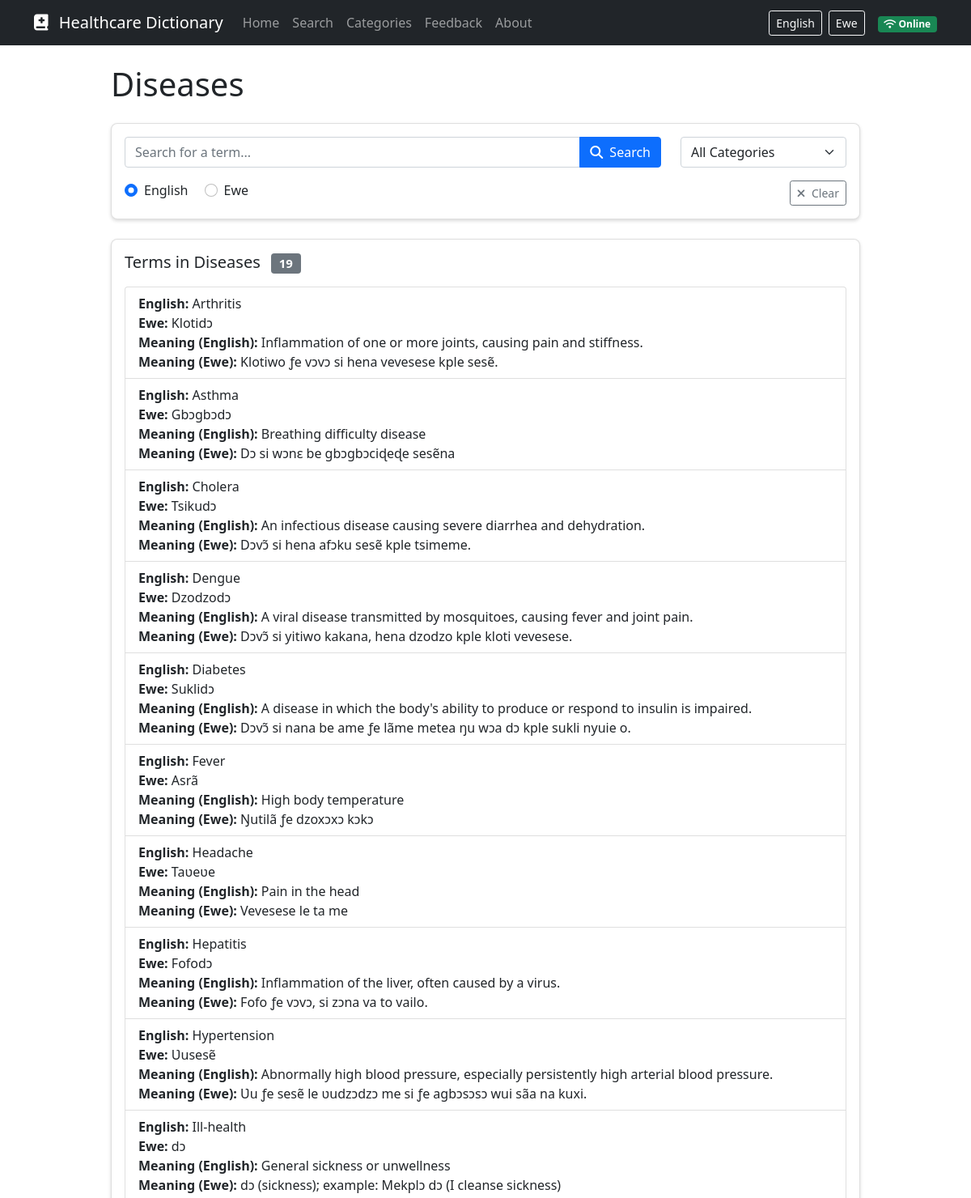
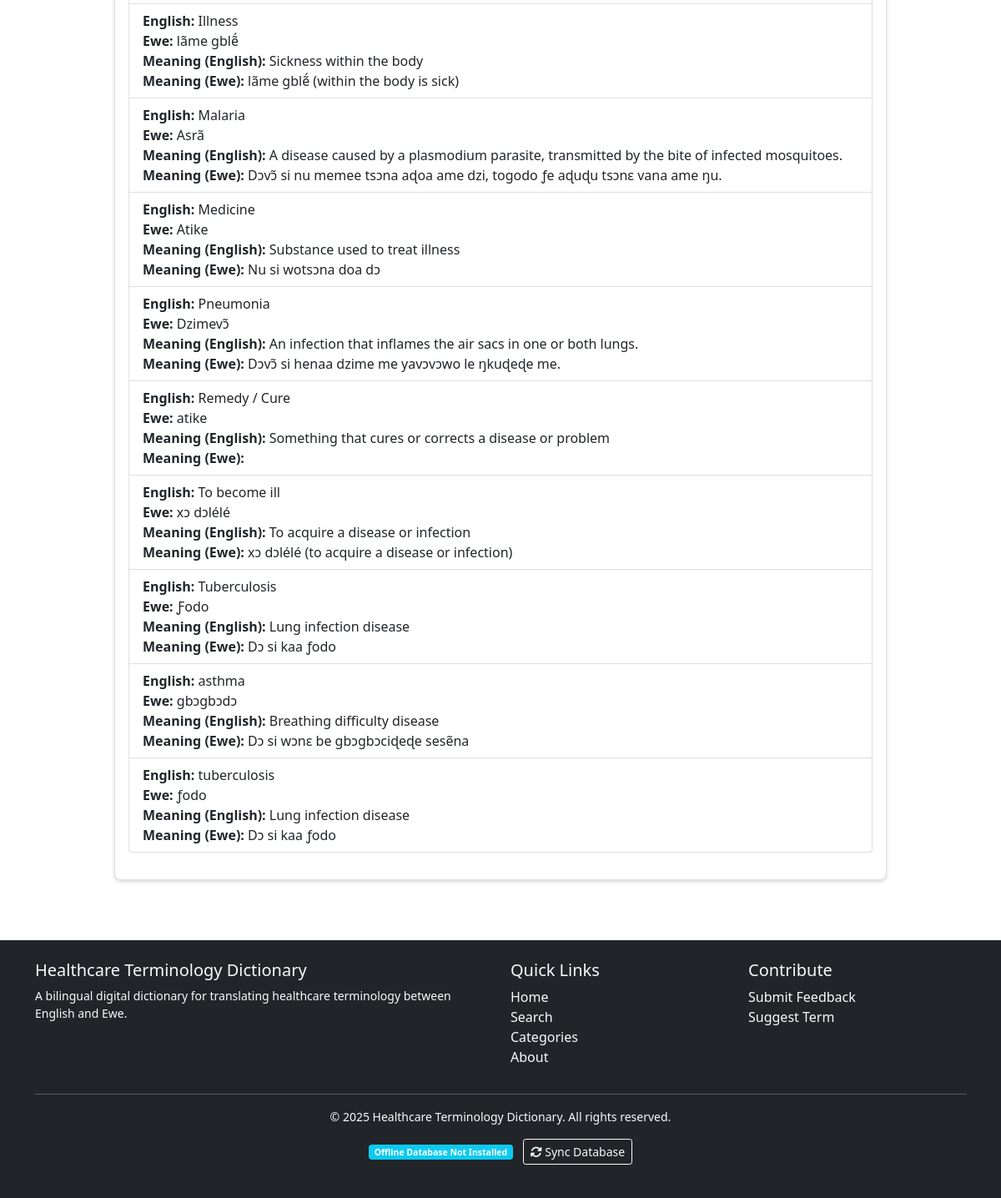
Page /category/2 on the committed database (2 pictures, top to bottom).
### models.py (models this page shows, shortened)
class Category(db.Model):
    id = db.Column(db.Integer, primary_key=True)
    name_en = db.Column(db.String(100), nullable=False)
    name_ewe = db.Column(db.String(100), nullable=False)
    description_en = db.Column(db.Text)
    description_ewe = db.Column(db.Text)
    terms = db.relationship('Term', backref='category', lazy=True)

class Term(db.Model):
    id = db.Column(db.Integer, primary_key=True)
    term_en = db.Column(db.String(200), nullable=False, index=True)
    term_ewe = db.Column(db.String(200), nullable=False, index=True)
    definition_en = db.Column(db.Text, nullable=False)
    definition_ewe = db.Column(db.Text, nullable=False)
    example_en = db.Column(db.Text)
    example_ewe = db.Column(db.Text)
    pronunciation = db.Column(db.String(200))
    category_id = db.Column(db.Integer, db.ForeignKey('category.id'), nullable=False)
    created_at = db.Column(db.DateTime, default=datetime.utcnow)
    updated_at = db.Column(db.DateTime, default=datetime.utcnow, onupdate=datetime.utcnow)
    ai_explanation_en = db.Column(db.Text)
    ai_explanation_ewe = db.Column(db.Text)

### routes.py (the view)
@app.route('/category/<int:category_id>')
def category_detail(category_id):
    category = Category.query.get_or_404(category_id)
    terms = Term.query.filter_by(category_id=category_id).order_by(Term.term_en).all()
    return render_template('search.html',
                           terms=terms,
                           selected_category=category_id,
                           category=category,
                           categories=Category.query.all())

### templates/search.html (shortened to what this page needs)
{% extends "layout.html" %}
{% block content %}
<div class="row mb-4">
    <div class="col-md-10 mx-auto">
        <h1 class="mb-4">
            {% if query %}
                <span class="lang-en">Search Results for "{{ query }}"</span>
                <span class="lang-ewe d-none">Nusiwo Nèdi "{{ query }}"</span>
            {% elif category %}
                <span class="lang-en">{{ category.name_en }}</span>
            {% else %}
                <span class="lang-en">Search Healthcare Terms</span>
                <span class="lang-ewe d-none">Di Lãmesẽ Nyagbɔgblɔwo</span>
            {% endif %}
        </h1>
        <div class="card mb-4">
            <div class="card-body">
                <form action="{{ url_for('search') }}" method="get" id="search-form">
                    <div class="row">
                        <div class="col-lg-9">
                            <div class="input-group mb-3">
                                <input type="text" name="q" id="search-input" class="form-control"
                                       value="{{ query }}" placeholder="Search for a term...">
                                <button class="btn btn-primary" type="submit">
                                    <i class="fas fa-search"></i>
                                    <span class="d-none d-md-inline ms-1">Search</span>
                                </button>
                            </div>
                        </div>
                        <div class="col-lg-3">
                            <select name="category" id="category-filter" class="form-select mb-3">
                                <option value="">All Categories</option>
                            </select>
                        </div>
                    </div>
                    <div class="row">
                        <div class="col-md-6">
                            <div class="form-check form-check-inline">
                                <input class="form-check-input" type="radio" name="lang" id="searchLangEn" value="en" checked>
                                <label class="form-check-label" for="searchLangEn">English</label>
                            </div>
                            <div class="form-check form-check-inline">
                                <input class="form-check-input" type="radio" name="lang" id="searchLangEwe" value="ewe">
                                <label class="form-check-label" for="searchLangEwe">Ewe</label>
                            </div>
                        </div>
                        <div class="col-md-6 text-md-end">
                            <button type="button" id="clear-search" class="btn btn-sm btn-outline-secondary">
                                <i class="fas fa-times me-1"></i> Clear
                            </button>
                        </div>
                    </div>
                </form>
            </div>
        </div>
        <div class="card">
            <div class="card-body">
                <h2 class="h5 mb-3">
                    {% if category %}
                        <span class="lang-en">Terms in {{ category.name_en }}</span>
                    {% else %}
                        <span class="lang-en">Search Results</span>
                        <span class="lang-ewe d-none">Nusiwo Nèdi</span>
                    {% endif %}
                    <span class="badge bg-secondary ms-2">{{ terms|length }}</span>
                </h2>
                <div class="list-group mb-3" id="search-results">
                    {% for term in terms %}
                    <a href="{{ url_for('term_detail', term_id=term.id) }}" class="list-group-item list-group-item-action term-item" data-term-id="{{ term.id }}">
                        <div>
                            <strong>English:</strong> {{ term.term_en }}<br>
                            <strong>Ewe:</strong> {{ term.term_ewe }}<br>
                            <strong>Meaning (English):</strong> {{ term.definition_en|truncate(100) }}<br>
                            <strong>Meaning (Ewe):</strong> {{ term.definition_ewe|truncate(100) }}
                        </div>
                    </a>
                    {% endfor %}
                </div>
            </div>
        </div>
    </div>
</div>
{% endblock %}

### static/css/custom.css (style rules this page uses)
body { min-height: 100vh; display: flex; flex-direction: column; }
.card { border-radius: 0.5rem; box-shadow: 0 0.125rem 0.25rem rgba(0, 0, 0, 0.15); transition: transform 0.2s ease-in-out, box-shadow 0.2s ease-in-out; }
.lang-ewe, .lang-en { transition: opacity 0.3s ease-in-out; }

### rows in the picture
Category: name_en "Diseases"
Term: term_en "Arthritis", term_ewe "Klotidɔ", definition_en "Inflammation of one or more joints, causing pain and stiffness.", definition_ewe "Klotiwo ƒe vɔvɔ si hena vevesese kple sesẽ."
Term: term_en "Asthma", term_ewe "Gbɔgbɔdɔ", definition_en "Breathing difficulty disease", definition_ewe "Dɔ si wɔnɛ be gbɔgbɔciɖeɖe sesẽna"
Term: term_en "Cholera", term_ewe "Tsikudɔ", definition_en "An infectious disease causing severe diarrhea and dehydration.", definition_ewe "Dɔvɔ̃ si hena afɔku sesẽ kple tsimeme."
Term: term_en "Dengue", term_ewe "Dzodzodɔ", definition_en "A viral disease transmitted by mosquitoes, causing fever and joint pain.", definition_ewe "Dɔvɔ̃ si yitiwo kakana, hena dzodzo kple kloti vevesese."
Term: term_en "Diabetes", term_ewe "Suklidɔ", definition_en "A disease in which the body's ability to produce or respond to insulin is impaired.", definition_ewe "Dɔvɔ̃ si nana be ame ƒe lãme metea ŋu wɔa dɔ kple sukli nyuie o."
Term: term_en "Fever", term_ewe "Asrã", definition_en "High body temperature", definition_ewe "Ŋutilã ƒe dzoxɔxɔ kɔkɔ"
Term: term_en "Headache", term_ewe "Taʋeʋe", definition_en "Pain in the head", definition_ewe "Vevesese le ta me"
Term: term_en "Hepatitis", term_ewe "Fofodɔ", definition_en "Inflammation of the liver, often caused by a virus.", definition_ewe "Fofo ƒe vɔvɔ, si zɔna va to vailo."
Term: term_en "Hypertension", term_ewe "Ʋusesẽ", definition_en "Abnormally high blood pressure, especially persistently high arterial blood pressure.", definition_ewe "Ʋu ƒe sesẽ le ʋudzɔdzɔ me si ƒe agbɔsɔsɔ wui sãa na kuxi."
Term: term_en "Ill-health", term_ewe "dɔ", definition_en "General sickness or unwellness", definition_ewe "dɔ (sickness); example: Mekplɔ dɔ (I cleanse sickness)"
Term: term_en "Illness", term_ewe "lãme gblẽ́", definition_en "Sickness within the body", definition_ewe "lãme gblẽ́ (within the body is sick)"
Term: term_en "Malaria", term_ewe "Asrã", definition_en "A disease caused by a plasmodium parasite, transmitted by the bite of infected mosquitoes.", definition_ewe "Dɔvɔ̃ si nu memee tsɔna aɖoa ame dzi, togodo ƒe aɖuɖu tsɔnɛ vana ame ŋu."
Term: term_en "Medicine", term_ewe "Atike", definition_en "Substance used to treat illness", definition_ewe "Nu si wotsɔna doa dɔ"
Term: term_en "Pneumonia", term_ewe "Dzimevɔ̃", definition_en "An infection that inflames the air sacs in one or both lungs.", definition_ewe "Dɔvɔ̃ si henaa dzime me yavɔvɔwo le ŋkuɖeɖe me."
Term: term_en "Remedy / Cure", term_ewe "atike", definition_en "Something that cures or corrects a disease or problem"
Term: term_en "To become ill", term_ewe "xɔ dɔlélé", definition_en "To acquire a disease or infection", definition_ewe "xɔ dɔlélé (to acquire a disease or infection)"
Term: term_en "Tuberculosis", term_ewe "Ƒodo", definition_en "Lung infection disease", definition_ewe "Dɔ si kaa ƒodo"
Term: term_en "asthma", term_ewe "gbɔgbɔdɔ", definition_en "Breathing difficulty disease", definition_ewe "Dɔ si wɔnɛ be gbɔgbɔciɖeɖe sesẽna"
Term: term_en "tuberculosis", term_ewe "ƒodo", definition_en "Lung infection disease", definition_ewe "Dɔ si kaa ƒodo"

### other values in the picture
{{ terms|length }} "19"
